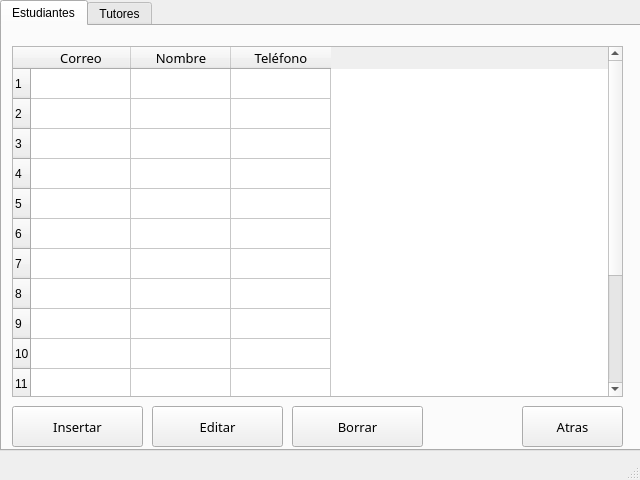
<?xml version="1.0" encoding="UTF-8"?>
<ui version="4.0">
 <class>AdminUsuarios</class>
 <widget class="QMainWindow" name="AdminUsuarios">
  <property name="geometry">
   <rect>
    <x>0</x>
    <y>0</y>
    <width>640</width>
    <height>480</height>
   </rect>
  </property>
  <property name="windowTitle">
   <string>Administración de Usuarios</string>
  </property>
  <widget class="QWidget" name="centralwidget">
   <widget class="QTabWidget" name="controlUsers">
    <property name="geometry">
     <rect>
      <x>0</x>
      <y>0</y>
      <width>641</width>
      <height>451</height>
     </rect>
    </property>
    <property name="currentIndex">
     <number>0</number>
    </property>
    <widget class="QWidget" name="estudiantes">
     <attribute name="title">
      <string>Estudiantes</string>
     </attribute>
     <widget class="QTableWidget" name="bdEst">
      <property name="geometry">
       <rect>
        <x>10</x>
        <y>20</y>
        <width>611</width>
        <height>351</height>
       </rect>
      </property>
      <property name="rowCount">
       <number>15</number>
      </property>
      <row/>
      <row/>
      <row/>
      <row/>
      <row/>
      <row/>
      <row/>
      <row/>
      <row/>
      <row/>
      <row/>
      <row/>
      <row/>
      <row/>
      <row/>
      <column>
       <property name="text">
        <string>Correo</string>
       </property>
       <property name="font">
        <font>
         <family>Arial Rounded MT Bold</family>
         <pointsize>10</pointsize>
        </font>
       </property>
       <property name="textAlignment">
        <set>AlignCenter</set>
       </property>
      </column>
      <column>
       <property name="text">
        <string>Nombre</string>
       </property>
       <property name="font">
        <font>
         <family>Arial Rounded MT Bold</family>
         <pointsize>10</pointsize>
        </font>
       </property>
       <property name="textAlignment">
        <set>AlignCenter</set>
       </property>
      </column>
      <column>
       <property name="text">
        <string>Teléfono</string>
       </property>
       <property name="font">
        <font>
         <family>Arial Rounded MT Bold</family>
         <pointsize>10</pointsize>
        </font>
       </property>
       <property name="textAlignment">
        <set>AlignCenter</set>
       </property>
      </column>
     </widget>
     <widget class="QPushButton" name="insertarEst">
      <property name="geometry">
       <rect>
        <x>10</x>
        <y>380</y>
        <width>131</width>
        <height>41</height>
       </rect>
      </property>
      <property name="font">
       <font>
        <family>Arial Rounded MT Bold</family>
        <pointsize>10</pointsize>
        <weight>50</weight>
        <bold>false</bold>
       </font>
      </property>
      <property name="text">
       <string>Insertar</string>
      </property>
      <property name="checkable">
       <bool>false</bool>
      </property>
      <property name="autoDefault">
       <bool>false</bool>
      </property>
      <property name="default">
       <bool>false</bool>
      </property>
      <property name="flat">
       <bool>false</bool>
      </property>
     </widget>
     <widget class="QPushButton" name="editarEst">
      <property name="geometry">
       <rect>
        <x>150</x>
        <y>380</y>
        <width>131</width>
        <height>41</height>
       </rect>
      </property>
      <property name="font">
       <font>
        <family>Arial Rounded MT Bold</family>
        <pointsize>10</pointsize>
        <weight>50</weight>
        <bold>false</bold>
       </font>
      </property>
      <property name="text">
       <string>Editar</string>
      </property>
      <property name="checkable">
       <bool>false</bool>
      </property>
      <property name="autoDefault">
       <bool>false</bool>
      </property>
      <property name="default">
       <bool>false</bool>
      </property>
      <property name="flat">
       <bool>false</bool>
      </property>
     </widget>
     <widget class="QPushButton" name="borrarEst">
      <property name="geometry">
       <rect>
        <x>290</x>
        <y>380</y>
        <width>131</width>
        <height>41</height>
       </rect>
      </property>
      <property name="font">
       <font>
        <family>Arial Rounded MT Bold</family>
        <pointsize>10</pointsize>
        <weight>50</weight>
        <bold>false</bold>
       </font>
      </property>
      <property name="text">
       <string>Borrar</string>
      </property>
      <property name="checkable">
       <bool>false</bool>
      </property>
      <property name="autoDefault">
       <bool>false</bool>
      </property>
      <property name="default">
       <bool>false</bool>
      </property>
      <property name="flat">
       <bool>false</bool>
      </property>
     </widget>
     <widget class="QPushButton" name="backEst">
      <property name="geometry">
       <rect>
        <x>520</x>
        <y>380</y>
        <width>101</width>
        <height>41</height>
       </rect>
      </property>
      <property name="font">
       <font>
        <family>Arial Rounded MT Bold</family>
        <pointsize>10</pointsize>
       </font>
      </property>
      <property name="text">
       <string>Atras</string>
      </property>
     </widget>
    </widget>
    <widget class="QWidget" name="tutores">
     <attribute name="title">
      <string>Tutores</string>
     </attribute>
     <widget class="QTableWidget" name="bdTut">
      <property name="geometry">
       <rect>
        <x>10</x>
        <y>20</y>
        <width>611</width>
        <height>351</height>
       </rect>
      </property>
      <property name="rowCount">
       <number>15</number>
      </property>
      <row/>
      <row/>
      <row/>
      <row/>
      <row/>
      <row/>
      <row/>
      <row/>
      <row/>
      <row/>
      <row/>
      <row/>
      <row/>
      <row/>
      <row/>
      <column>
       <property name="text">
        <string>Correo</string>
       </property>
       <property name="font">
        <font>
         <family>Arial Rounded MT Bold</family>
         <pointsize>10</pointsize>
        </font>
       </property>
       <property name="textAlignment">
        <set>AlignCenter</set>
       </property>
      </column>
      <column>
       <property name="text">
        <string>Nombre</string>
       </property>
       <property name="font">
        <font>
         <family>Arial Rounded MT Bold</family>
         <pointsize>10</pointsize>
        </font>
       </property>
       <property name="textAlignment">
        <set>AlignCenter</set>
       </property>
      </column>
      <column>
       <property name="text">
        <string>Teléfono</string>
       </property>
       <property name="font">
        <font>
         <family>Arial Rounded MT Bold</family>
         <pointsize>10</pointsize>
        </font>
       </property>
       <property name="textAlignment">
        <set>AlignCenter</set>
       </property>
      </column>
     </widget>
     <widget class="QPushButton" name="insertarTut">
      <property name="geometry">
       <rect>
        <x>10</x>
        <y>380</y>
        <width>131</width>
        <height>41</height>
       </rect>
      </property>
      <property name="font">
       <font>
        <family>Arial Rounded MT Bold</family>
        <pointsize>10</pointsize>
        <weight>50</weight>
        <bold>false</bold>
       </font>
      </property>
      <property name="text">
       <string>Insertar</string>
      </property>
      <property name="checkable">
       <bool>false</bool>
      </property>
      <property name="autoDefault">
       <bool>false</bool>
      </property>
      <property name="default">
       <bool>false</bool>
      </property>
      <property name="flat">
       <bool>false</bool>
      </property>
     </widget>
     <widget class="QPushButton" name="editarTut">
      <property name="geometry">
       <rect>
        <x>150</x>
        <y>380</y>
        <width>131</width>
        <height>41</height>
       </rect>
      </property>
      <property name="font">
       <font>
        <family>Arial Rounded MT Bold</family>
        <pointsize>10</pointsize>
        <weight>50</weight>
        <bold>false</bold>
       </font>
      </property>
      <property name="text">
       <string>Editar</string>
      </property>
      <property name="checkable">
       <bool>false</bool>
      </property>
      <property name="autoDefault">
       <bool>false</bool>
      </property>
      <property name="default">
       <bool>false</bool>
      </property>
      <property name="flat">
       <bool>false</bool>
      </property>
     </widget>
     <widget class="QPushButton" name="backTut">
      <property name="geometry">
       <rect>
        <x>520</x>
        <y>380</y>
        <width>101</width>
        <height>41</height>
       </rect>
      </property>
      <property name="font">
       <font>
        <family>Arial Rounded MT Bold</family>
        <pointsize>10</pointsize>
       </font>
      </property>
      <property name="text">
       <string>Atras</string>
      </property>
     </widget>
     <widget class="QPushButton" name="borrarTut">
      <property name="geometry">
       <rect>
        <x>290</x>
        <y>380</y>
        <width>131</width>
        <height>41</height>
       </rect>
      </property>
      <property name="font">
       <font>
        <family>Arial Rounded MT Bold</family>
        <pointsize>10</pointsize>
        <weight>50</weight>
        <bold>false</bold>
       </font>
      </property>
      <property name="text">
       <string>Borrar</string>
      </property>
      <property name="checkable">
       <bool>false</bool>
      </property>
      <property name="autoDefault">
       <bool>false</bool>
      </property>
      <property name="default">
       <bool>false</bool>
      </property>
      <property name="flat">
       <bool>false</bool>
      </property>
     </widget>
    </widget>
   </widget>
  </widget>
  <widget class="QStatusBar" name="statusbar"/>
 </widget>
 <resources/>
 <connections/>
</ui>
